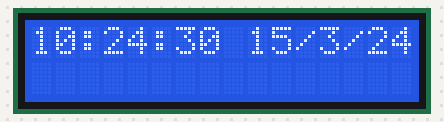
Simulated run of this sketch. Board: Arduino Uno, built with avr-gcc and run on an emulated ATmega328P. Parts: 16×2 character LCD. Wiring (inferred from the names in the program): DS3231 clock at I2C address 0x68. The local clock reads 2024-03-15 10:24:30 at power-on unless the sketch sets it.

Above: at 0.1 s.
At 4.2 s:
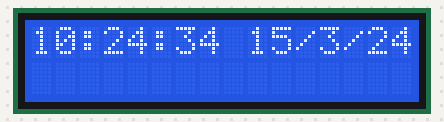
At 9.3 s:
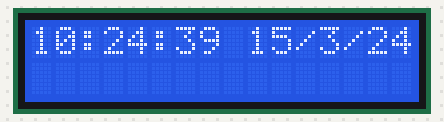
At 19.5 s:
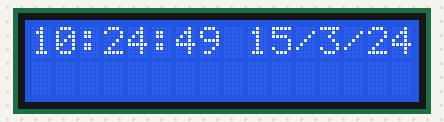
At 28.6 s:
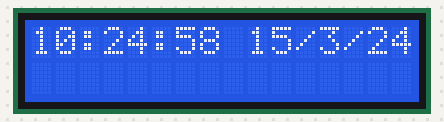
At 38.8 s:
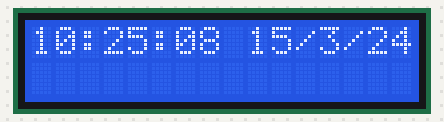

Measured:
- what the display in image 1 shows lasts 1.0 s, from 4.2 s to 5.2 s

The sketch:

RS3231_LCD1602.ino
```cpp
#include <Wire.h>
#include <LiquidCrystal_I2C.h>

#define DS3231_I2C_ADDRESS 0x68
#define LCD1602_I2C_ADDRESS 0x27
#define LCD_EN 2
#define LCD_RW 1
#define LCD_RS 0
#define LCD_D4 4
#define LCD_D5 5
#define LCD_D6 6
#define LCD_D7 7
#define LCD_BL 3
#define LCD_BLPOL POSITIVE

LiquidCrystal_I2C lcd(LCD1602_I2C_ADDRESS, LCD_EN, LCD_RW, LCD_RS, LCD_D4
                    ,  LCD_D5, LCD_D6, LCD_D7, LCD_BL, LCD_BLPOL);

// Convert normal decimal numbers to binary coded decimal
byte decToBcd(byte val)
{
  return( (val/10*16) + (val%10) );
}
// Convert binary coded decimal to normal decimal numbers
byte bcdToDec(byte val)
{
  return( (val/16*10) + (val%16) );
}

void setup() {
  lcd.begin(16, 2);
  // put your setup code here, to run once:
}

void readDS3231time(byte *second,
byte *minute,
byte *hour,
byte *dayOfWeek,
byte *dayOfMonth,
byte *month,
byte *year)
{
  Wire.beginTransmission(DS3231_I2C_ADDRESS);
  Wire.write(0); // set DS3231 register pointer to 00h
  Wire.endTransmission();
  Wire.requestFrom(DS3231_I2C_ADDRESS, 7);
  // request seven bytes of data from DS3231 starting from register 00h
  *second = bcdToDec(Wire.read() & 0x7f);
  *minute = bcdToDec(Wire.read());
  *hour = bcdToDec(Wire.read() & 0x3f);
  *dayOfWeek = bcdToDec(Wire.read());
  *dayOfMonth = bcdToDec(Wire.read());
  *month = bcdToDec(Wire.read());
  *year = bcdToDec(Wire.read());
}
void displayTime()
{
  byte second, minute, hour, dayOfWeek, dayOfMonth, month, year;
  // retrieve data from DS3231
  readDS3231time(&second, &minute, &hour, &dayOfWeek, &dayOfMonth, &month,
  &year);
  // send it to the serial monitor
  lcd.print(hour, DEC);
  // convert the byte variable to a decimal number when displayed
  lcd.print(":");
  if (minute<10)
  {
    lcd.print("0");
  }
  lcd.print(minute, DEC);
  lcd.print(":");
  if (second<10)
  {
    lcd.print("0");
  }
  lcd.print(second, DEC);
  lcd.print(" ");
  lcd.print(dayOfMonth, DEC);
  lcd.print("/");
  lcd.print(month, DEC);
  lcd.print("/");
  lcd.print(year, DEC);
  /*lcd.print(" Day of week: ");
  switch(dayOfWeek){
  case 1:
    lcd.println("Sunday");
    break;
  case 2:
    lcd.println("Monday");
    break;
  case 3:
    lcd.println("Tuesday");
    break;
  case 4:
    lcd.println("Wednesday");
    break;
  case 5:
    lcd.println("Thursday");
    break;
  case 6:
    lcd.println("Friday");
    break;
  case 7:
    lcd.println("Saturday");
    break;
  }*/
}
void loop()
{

  displayTime(); // display the real-time clock data on the Serial Monitor,
  delay(1000); // every second
  lcd.clear();
}
```
